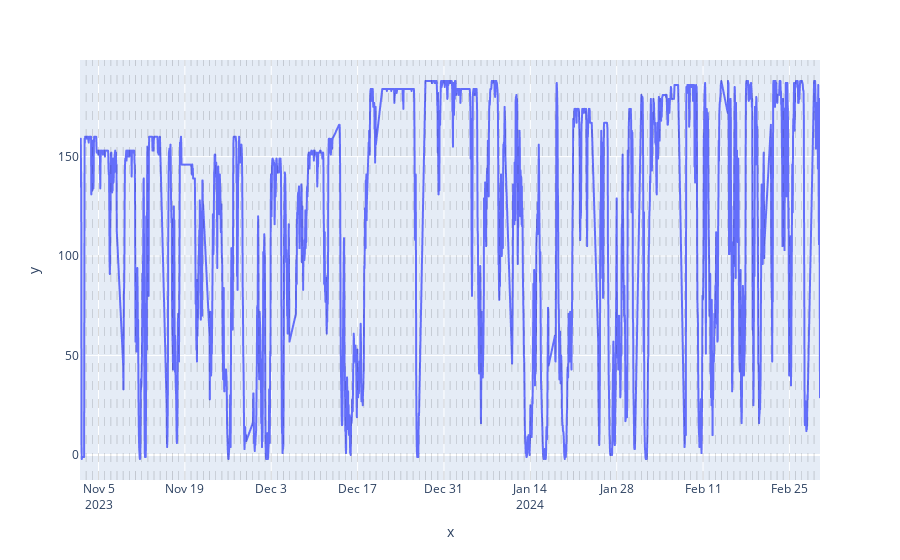

Notebook cell for this chart:
### Code cell
# Test the inverse transform method

# Call the inverse transform method
gen_df_undiff_2 = stationarizer.inverse_transform(gen_df_diff_2)

# Plot the result
plot_time_serie(gen_df_undiff_2,
                "",
                "value",
                dt_index = True)

### Figure 1 — Plotly figure (JSON) as saved in the notebook; plotly's stock layout.template omitted (floating-point values rounded to 4 significant figures; data arrays with more than 128 entries replaced by an {"elided": "..."} marker saying what was removed)
{"data": [{"hovertemplate": "x=%{x}<br>y=%{y}<extra></extra>", "legendgroup": "", "line": {"color": "#636efa", "dash": "solid"}, "marker": {"symbol": "circle"}, "mode": "lines", "name": "", "showlegend": false, "type": "scattergl", "x": {"elided": "2880 str values"}, "xaxis": "x", "y": {"elided": "2880 float values"}, "yaxis": "y"}], "layout": {"legend": {"tracegroupgap": 0}, "margin": {"t": 60}, "shapes": [{"line": {"color": "black", "dash": "dash", "width": 0.5}, "opacity": 0.3, "type": "line", "x0": "2023-11-03T00:00:00", "x1": "2023-11-03T00:00:00", "xref": "x", "y0": 0, "y1": 1, "yref": "y domain"}, {"line": {"color": "black", "dash": "dash", "width": 0.5}, "opacity": 0.3, "type": "line", "x0": "2023-11-04T00:00:00", "x1": "2023-11-04T00:00:00", "xref": "x", "y0": 0, "y1": 1, "yref": "y domain"}, {"line": {"color": "black", "dash": "dash", "width": 0.5}, "opacity": 0.3, "type": "line", "x0": "2023-11-05T00:00:00", "x1": "2023-11-05T00:00:00", "xref": "x", "y0": 0, "y1": 1, "yref": "y domain"}, {"line": {"color": "black", "dash": "dash", "width": 0.5}, "opacity": 0.3, "type": "line", "x0": "2023-11-06T00:00:00", "x1": "2023-11-06T00:00:00", "xref": "x", "y0": 0, "y1": 1, "yref": "y domain"}, {"line": {"color": "black", "dash": "dash", "width": 0.5}, "opacity": 0.3, "type": "line", "x0": "2023-11-07T00:00:00", "x1": "2023-11-07T00:00:00", "xref": "x", "y0": 0, "y1": 1, "yref": "y domain"}, {"line": {"color": "black", "dash": "dash", "width": 0.5}, "opacity": 0.3, "type": "line", "x0": "2023-11-08T00:00:00", "x1": "2023-11-08T00:00:00", "xref": "x", "y0": 0, "y1": 1, "yref": "y domain"}, {"line": {"color": "black", "dash": "dash", "width": 0.5}, "opacity": 0.3, "type": "line", "x0": "2023-11-09T00:00:00", "x1": "2023-11-09T00:00:00", "xref": "x", "y0": 0, "y1": 1, "yref": "y domain"}, {"line": {"color": "black", "dash": "dash", "width": 0.5}, "opacity": 0.3, "type": "line", "x0": "2023-11-10T00:00:00", "x1": "2023-11-10T00:00:00", "xref": "x", "y0": 0, "y1": 1, "yref": "y domain"}, {"line": {"color": "black", "dash": "dash", "width": 0.5}, "opacity": 0.3, "type": "line", "x0": "2023-11-11T00:00:00", "x1": "2023-11-11T00:00:00", "xref": "x", "y0": 0, "y1": 1, "yref": "y domain"}, {"line": {"color": "black", "dash": "dash", "width": 0.5}, "opacity": 0.3, "type": "line", "x0": "2023-11-12T00:00:00", "x1": "2023-11-12T00:00:00", "xref": "x", "y0": 0, "y1": 1, "yref": "y domain"}, {"line": {"color": "black", "dash": "dash", "width": 0.5}, "opacity": 0.3, "type": "line", "x0": "2023-11-13T00:00:00", "x1": "2023-11-13T00:00:00", "xref": "x", "y0": 0, "y1": 1, "yref": "y domain"}, {"line": {"color": "black", "dash": "dash", "width": 0.5}, "opacity": 0.3, "type": "line", "x0": "2023-11-14T00:00:00", "x1": "2023-11-14T00:00:00", "xref": "x", "y0": 0, "y1": 1, "yref": "y domain"}, {"line": {"color": "black", "dash": "dash", "width": 0.5}, "opacity": 0.3, "type": "line", "x0": "2023-11-15T00:00:00", "x1": "2023-11-15T00:00:00", "xref": "x", "y0": 0, "y1": 1, "yref": "y domain"}, {"line": {"color": "black", "dash": "dash", "width": 0.5}, "opacity": 0.3, "type": "line", "x0": "2023-11-16T00:00:00", "x1": "2023-11-16T00:00:00", "xref": "x", "y0": 0, "y1": 1, "yref": "y domain"}, {"line": {"color": "black", "dash": "dash", "width": 0.5}, "opacity": 0.3, "type": "line", "x0": "2023-11-17T00:00:00", "x1": "2023-11-17T00:00:00", "xref": "x", "y0": 0, "y1": 1, "yref": "y domain"}, {"line": {"color": "black", "dash": "dash", "width": 0.5}, "opacity": 0.3, "type": "line", "x0": "2023-11-18T00:00:00", "x1": "2023-11-18T00:00:00", "xref": "x", "y0": 0, "y1": 1, "yref": "y domain"}, {"line": {"color": "black", "dash": "dash", "width": 0.5}, "opacity": 0.3, "type": "line", "x0": "2023-11-19T00:00:00", "x1": "2023-11-19T00:00:00", "xref": "x", "y0": 0, "y1": 1, "yref": "y domain"}, {"line": {"color": "black", "dash": "dash", "width": 0.5}, "opacity": 0.3, "type": "line", "x0": "2023-11-20T00:00:00", "x1": "2023-11-20T00:00:00", "xref": "x", "y0": 0, "y1": 1, "yref": "y domain"}, {"line": {"color": "black", "dash": "dash", "width": 0.5}, "opacity": 0.3, "type": "line", "x0": "2023-11-21T00:00:00", "x1": "2023-11-21T00:00:00", "xref": "x", "y0": 0, "y1": 1, "yref": "y domain"}, {"line": {"color": "black", "dash": "dash", "width": 0.5}, "opacity": 0.3, "type": "line", "x0": "2023-11-22T00:00:00", "x1": "2023-11-22T00:00:00", "xref": "x", "y0": 0, "y1": 1, "yref": "y domain"}, {"line": {"color": "black", "dash": "dash", "width": 0.5}, "opacity": 0.3, "type": "line", "x0": "2023-11-23T00:00:00", "x1": "2023-11-23T00:00:00", "xref": "x", "y0": 0, "y1": 1, "yref": "y domain"}, {"line": {"color": "black", "dash": "dash", "width": 0.5}, "opacity": 0.3, "type": "line", "x0": "2023-11-24T00:00:00", "x1": "2023-11-24T00:00:00", "xref": "x", "y0": 0, "y1": 1, "yref": "y domain"}, {"line": {"color": "black", "dash": "dash", "width": 0.5}, "opacity": 0.3, "type": "line", "x0": "2023-11-25T00:00:00", "x1": "2023-11-25T00:00:00", "xref": "x", "y0": 0, "y1": 1, "yref": "y domain"}, {"line": {"color": "black", "dash": "dash", "width": 0.5}, "opacity": 0.3, "type": "line", "x0": "2023-11-26T00:00:00", "x1": "2023-11-26T00:00:00", "xref": "x", "y0": 0, "y1": 1, "yref": "y domain"}, {"line": {"color": "black", "dash": "dash", "width": 0.5}, "opacity": 0.3, "type": "line", "x0": "2023-11-27T00:00:00", "x1": "2023-11-27T00:00:00", "xref": "x", "y0": 0, "y1": 1, "yref": "y domain"}, {"line": {"color": "black", "dash": "dash", "width": 0.5}, "opacity": 0.3, "type": "line", "x0": "2023-11-28T00:00:00", "x1": "2023-11-28T00:00:00", "xref": "x", "y0": 0, "y1": 1, "yref": "y domain"}, {"line": {"color": "black", "dash": "dash", "width": 0.5}, "opacity": 0.3, "type": "line", "x0": "2023-11-29T00:00:00", "x1": "2023-11-29T00:00:00", "xref": "x", "y0": 0, "y1": 1, "yref": "y domain"}, {"line": {"color": "black", "dash": "dash", "width": 0.5}, "opacity": 0.3, "type": "line", "x0": "2023-11-30T00:00:00", "x1": "2023-11-30T00:00:00", "xref": "x", "y0": 0, "y1": 1, "yref": "y domain"}, {"line": {"color": "black", "dash": "dash", "width": 0.5}, "opacity": 0.3, "type": "line", "x0": "2023-12-01T00:00:00", "x1": "2023-12-01T00:00:00", "xref": "x", "y0": 0, "y1": 1, "yref": "y domain"}, {"line": {"color": "black", "dash": "dash", "width": 0.5}, "opacity": 0.3, "type": "line", "x0": "2023-12-02T00:00:00", "x1": "2023-12-02T00:00:00", "xref": "x", "y0": 0, "y1": 1, "yref": "y domain"}, {"line": {"color": "black", "dash": "dash", "width": 0.5}, "opacity": 0.3, "type": "line", "x0": "2023-12-03T00:00:00", "x1": "2023-12-03T00:00:00", "xref": "x", "y0": 0, "y1": 1, "yref": "y domain"}, {"line": {"color": "black", "dash": "dash", "width": 0.5}, "opacity": 0.3, "type": "line", "x0": "2023-12-04T00:00:00", "x1": "2023-12-04T00:00:00", "xref": "x", "y0": 0, "y1": 1, "yref": "y domain"}, {"line": {"color": "black", "dash": "dash", "width": 0.5}, "opacity": 0.3, "type": "line", "x0": "2023-12-05T00:00:00", "x1": "2023-12-05T00:00:00", "xref": "x", "y0": 0, "y1": 1, "yref": "y domain"}, {"line": {"color": "black", "dash": "dash", "width": 0.5}, "opacity": 0.3, "type": "line", "x0": "2023-12-06T00:00:00", "x1": "2023-12-06T00:00:00", "xref": "x", "y0": 0, "y1": 1, "yref": "y domain"}, {"line": {"color": "black", "dash": "dash", "width": 0.5}, "opacity": 0.3, "type": "line", "x0": "2023-12-07T00:00:00", "x1": "2023-12-07T00:00:00", "xref": "x", "y0": 0, "y1": 1, "yref": "y domain"}, {"line": {"color": "black", "dash": "dash", "width": 0.5}, "opacity": 0.3, "type": "line", "x0": "2023-12-08T00:00:00", "x1": "2023-12-08T00:00:00", "xref": "x", "y0": 0, "y1": 1, "yref": "y domain"}, {"line": {"color": "black", "dash": "dash", "width": 0.5}, "opacity": 0.3, "type": "line", "x0": "2023-12-09T00:00:00", "x1": "2023-12-09T00:00:00", "xref": "x", "y0": 0, "y1": 1, "yref": "y domain"}, {"line": {"color": "black", "dash": "dash", "width": 0.5}, "opacity": 0.3, "type": "line", "x0": "2023-12-10T00:00:00", "x1": "2023-12-10T00:00:00", "xref": "x", "y0": 0, "y1": 1, "yref": "y domain"}, {"line": {"color": "black", "dash": "dash", "width": 0.5}, "opacity": 0.3, "type": "line", "x0": "2023-12-11T00:00:00", "x1": "2023-12-11T00:00:00", "xref": "x", "y0": 0, "y1": 1, "yref": "y domain"}, {"line": {"color": "black", "dash": "dash", "width": 0.5}, "opacity": 0.3, "type": "line", "x0": "2023-12-12T00:00:00", "x1": "2023-12-12T00:00:00", "xref": "x", "y0": 0, "y1": 1, "yref": "y domain"}, {"line": {"color": "black", "dash": "dash", "width": 0.5}, "opacity": 0.3, "type": "line", "x0": "2023-12-13T00:00:00", "x1": "2023-12-13T00:00:00", "xref": "x", "y0": 0, "y1": 1, "yref": "y domain"}, {"line": {"color": "black", "dash": "dash", "width": 0.5}, "opacity": 0.3, "type": "line", "x0": "2023-12-14T00:00:00", "x1": "2023-12-14T00:00:00", "xref": "x", "y0": 0, "y1": 1, "yref": "y domain"}, {"line": {"color": "black", "dash": "dash", "width": 0.5}, "opacity": 0.3, "type": "line", "x0": "2023-12-15T00:00:00", "x1": "2023-12-15T00:00:00", "xref": "x", "y0": 0, "y1": 1, "yref": "y domain"}, {"line": {"color": "black", "dash": "dash", "width": 0.5}, "opacity": 0.3, "type": "line", "x0": "2023-12-16T00:00:00", "x1": "2023-12-16T00:00:00", "xref": "x", "y0": 0, "y1": 1, "yref": "y domain"}, {"line": {"color": "black", "dash": "dash", "width": 0.5}, "opacity": 0.3, "type": "line", "x0": "2023-12-17T00:00:00", "x1": "2023-12-17T00:00:00", "xref": "x", "y0": 0, "y1": 1, "yref": "y domain"}, {"line": {"color": "black", "dash": "dash", "width": 0.5}, "opacity": 0.3, "type": "line", "x0": "2023-12-18T00:00:00", "x1": "2023-12-18T00:00:00", "xref": "x", "y0": 0, "y1": 1, "yref": "y domain"}, {"line": {"color": "black", "dash": "dash", "width": 0.5}, "opacity": 0.3, "type": "line", "x0": "2023-12-19T00:00:00", "x1": "2023-12-19T00:00:00", "xref": "x", "y0": 0, "y1": 1, "yref": "y domain"}, {"line": {"color": "black", "dash": "dash", "width": 0.5}, "opacity": 0.3, "type": "line", "x0": "2023-12-20T00:00:00", "x1": "2023-12-20T00:00:00", "xref": "x", "y0": 0, "y1": 1, "yref": "y domain"}, {"line": {"color": "black", "dash": "dash", "width": 0.5}, "opacity": 0.3, "type": "line", "x0": "2023-12-21T00:00:00", "x1": "2023-12-21T00:00:00", "xref": "x", "y0": 0, "y1": 1, "yref": "y domain"}, {"line": {"color": "black", "dash": "dash", "width": 0.5}, "opacity": 0.3, "type": "line", "x0": "2023-12-22T00:00:00", "x1": "2023-12-22T00:00:00", "xref": "x", "y0": 0, "y1": 1, "yref": "y domain"}, {"line": {"color": "black", "dash": "dash", "width": 0.5}, "opacity": 0.3, "type": "line", "x0": "2023-12-23T00:00:00", "x1": "2023-12-23T00:00:00", "xref": "x", "y0": 0, "y1": 1, "yref": "y domain"}, {"line": {"color": "black", "dash": "dash", "width": 0.5}, "opacity": 0.3, "type": "line", "x0": "2023-12-24T00:00:00", "x1": "2023-12-24T00:00:00", "xref": "x", "y0": 0, "y1": 1, "yref": "y domain"}, {"line": {"color": "black", "dash": "dash", "width": 0.5}, "opacity": 0.3, "type": "line", "x0": "2023-12-25T00:00:00", "x1": "2023-12-25T00:00:00", "xref": "x", "y0": 0, "y1": 1, "yref": "y domain"}, {"line": {"color": "black", "dash": "dash", "width": 0.5}, "opacity": 0.3, "type": "line", "x0": "2023-12-26T00:00:00", "x1": "2023-12-26T00:00:00", "xref": "x", "y0": 0, "y1": 1, "yref": "y domain"}, {"line": {"color": "black", "dash": "dash", "width": 0.5}, "opacity": 0.3, "type": "line", "x0": "2023-12-27T00:00:00", "x1": "2023-12-27T00:00:00", "xref": "x", "y0": 0, "y1": 1, "yref": "y domain"}, {"line": {"color": "black", "dash": "dash", "width": 0.5}, "opacity": 0.3, "type": "line", "x0": "2023-12-28T00:00:00", "x1": "2023-12-28T00:00:00", "xref": "x", "y0": 0, "y1": 1, "yref": "y domain"}, {"line": {"color": "black", "dash": "dash", "width": 0.5}, "opacity": 0.3, "type": "line", "x0": "2023-12-29T00:00:00", "x1": "2023-12-29T00:00:00", "xref": "x", "y0": 0, "y1": 1, "yref": "y domain"}, {"line": {"color": "black", "dash": "dash", "width": 0.5}, "opacity": 0.3, "type": "line", "x0": "2023-12-30T00:00:00", "x1": "2023-12-30T00:00:00", "xref": "x", "y0": 0, "y1": 1, "yref": "y domain"}, {"line": {"color": "black", "dash": "dash", "width": 0.5}, "opacity": 0.3, "type": "line", "x0": "2023-12-31T00:00:00", "x1": "2023-12-31T00:00:00", "xref": "x", "y0": 0, "y1": 1, "yref": "y domain"}, {"line": {"color": "black", "dash": "dash", "width": 0.5}, "opacity": 0.3, "type": "line", "x0": "2024-01-01T00:00:00", "x1": "2024-01-01T00:00:00", "xref": "x", "y0": 0, "y1": 1, "yref": "y domain"}, {"line": {"color": "black", "dash": "dash", "width": 0.5}, "opacity": 0.3, "type": "line", "x0": "2024-01-02T00:00:00", "x1": "2024-01-02T00:00:00", "xref": "x", "y0": 0, "y1": 1, "yref": "y domain"}, {"line": {"color": "black", "dash": "dash", "width": 0.5}, "opacity": 0.3, "type": "line", "x0": "2024-01-03T00:00:00", "x1": "2024-01-03T00:00:00", "xref": "x", "y0": 0, "y1": 1, "yref": "y domain"}, {"line": {"color": "black", "dash": "dash", "width": 0.5}, "opacity": 0.3, "type": "line", "x0": "2024-01-04T00:00:00", "x1": "2024-01-04T00:00:00", "xref": "x", "y0": 0, "y1": 1, "yref": "y domain"}, {"line": {"color": "black", "dash": "dash", "width": 0.5}, "opacity": 0.3, "type": "line", "x0": "2024-01-05T00:00:00", "x1": "2024-01-05T00:00:00", "xref": "x", "y0": 0, "y1": 1, "yref": "y domain"}, {"line": {"color": "black", "dash": "dash", "width": 0.5}, "opacity": 0.3, "type": "line", "x0": "2024-01-06T00:00:00", "x1": "2024-01-06T00:00:00", "xref": "x", "y0": 0, "y1": 1, "yref": "y domain"}, {"line": {"color": "black", "dash": "dash", "width": 0.5}, "opacity": 0.3, "type": "line", "x0": "2024-01-07T00:00:00", "x1": "2024-01-07T00:00:00", "xref": "x", "y0": 0, "y1": 1, "yref": "y domain"}, {"line": {"color": "black", "dash": "dash", "width": 0.5}, "opacity": 0.3, "type": "line", "x0": "2024-01-08T00:00:00", "x1": "2024-01-08T00:00:00", "xref": "x", "y0": 0, "y1": 1, "yref": "y domain"}, {"line": {"color": "black", "dash": "dash", "width": 0.5}, "opacity": 0.3, "type": "line", "x0": "2024-01-09T00:00:00", "x1": "2024-01-09T00:00:00", "xref": "x", "y0": 0, "y1": 1, "yref": "y domain"}, {"line": {"color": "black", "dash": "dash", "width": 0.5}, "opacity": 0.3, "type": "line", "x0": "2024-01-10T00:00:00", "x1": "2024-01-10T00:00:00", "xref": "x", "y0": 0, "y1": 1, "yref": "y domain"}, {"line": {"color": "black", "dash": "dash", "width": 0.5}, "opacity": 0.3, "type": "line", "x0": "2024-01-11T00:00:00", "x1": "2024-01-11T00:00:00", "xref": "x", "y0": 0, "y1": 1, "yref": "y domain"}, {"line": {"color": "black", "dash": "dash", "width": 0.5}, "opacity": 0.3, "type": "line", "x0": "2024-01-12T00:00:00", "x1": "2024-01-12T00:00:00", "xref": "x", "y0": 0, "y1": 1, "yref": "y domain"}, {"line": {"color": "black", "dash": "dash", "width": 0.5}, "opacity": 0.3, "type": "line", "x0": "2024-01-13T00:00:00", "x1": "2024-01-13T00:00:00", "xref": "x", "y0": 0, "y1": 1, "yref": "y domain"}, {"line": {"color": "black", "dash": "dash", "width": 0.5}, "opacity": 0.3, "type": "line", "x0": "2024-01-14T00:00:00", "x1": "2024-01-14T00:00:00", "xref": "x", "y0": 0, "y1": 1, "yref": "y domain"}, {"line": {"color": "black", "dash": "dash", "width": 0.5}, "opacity": 0.3, "type": "line", "x0": "2024-01-15T00:00:00", "x1": "2024-01-15T00:00:00", "xref": "x", "y0": 0, "y1": 1, "yref": "y domain"}, {"line": {"color": "black", "dash": "dash", "width": 0.5}, "opacity": 0.3, "type": "line", "x0": "2024-01-16T00:00:00", "x1": "2024-01-16T00:00:00", "xref": "x", "y0": 0, "y1": 1, "yref": "y domain"}, {"line": {"color": "black", "dash": "dash", "width": 0.5}, "opacity": 0.3, "type": "line", "x0": "2024-01-17T00:00:00", "x1": "2024-01-17T00:00:00", "xref": "x", "y0": 0, "y1": 1, "yref": "y domain"}, {"line": {"color": "black", "dash": "dash", "width": 0.5}, "opacity": 0.3, "type": "line", "x0": "2024-01-18T00:00:00", "x1": "2024-01-18T00:00:00", "xref": "x", "y0": 0, "y1": 1, "yref": "y domain"}, {"line": {"color": "black", "dash": "dash", "width": 0.5}, "opacity": 0.3, "type": "line", "x0": "2024-01-19T00:00:00", "x1": "2024-01-19T00:00:00", "xref": "x", "y0": 0, "y1": 1, "yref": "y domain"}, {"line": {"color": "black", "dash": "dash", "width": 0.5}, "opacity": 0.3, "type": "line", "x0": "2024-01-20T00:00:00", "x1": "2024-01-20T00:00:00", "xref": "x", "y0": 0, "y1": 1, "yref": "y domain"}, {"line": {"color": "black", "dash": "dash", "width": 0.5}, "opacity": 0.3, "type": "line", "x0": "2024-01-21T00:00:00", "x1": "2024-01-21T00:00:00", "xref": "x", "y0": 0, "y1": 1, "yref": "y domain"}, {"line": {"color": "black", "dash": "dash", "width": 0.5}, "opacity": 0.3, "type": "line", "x0": "2024-01-22T00:00:00", "x1": "2024-01-22T00:00:00", "xref": "x", "y0": 0, "y1": 1, "yref": "y domain"}, {"line": {"color": "black", "dash": "dash", "width": 0.5}, "opacity": 0.3, "type": "line", "x0": "2024-01-23T00:00:00", "x1": "2024-01-23T00:00:00", "xref": "x", "y0": 0, "y1": 1, "yref": "y domain"}, {"line": {"color": "black", "dash": "dash", "width": 0.5}, "opacity": 0.3, "type": "line", "x0": "2024-01-24T00:00:00", "x1": "2024-01-24T00:00:00", "xref": "x", "y0": 0, "y1": 1, "yref": "y domain"}, {"line": {"color": "black", "dash": "dash", "width": 0.5}, "opacity": 0.3, "type": "line", "x0": "2024-01-25T00:00:00", "x1": "2024-01-25T00:00:00", "xref": "x", "y0": 0, "y1": 1, "yref": "y domain"}, {"line": {"color": "black", "dash": "dash", "width": 0.5}, "opacity": 0.3, "type": "line", "x0": "2024-01-26T00:00:00", "x1": "2024-01-26T00:00:00", "xref": "x", "y0": 0, "y1": 1, "yref": "y domain"}, {"line": {"color": "black", "dash": "dash", "width": 0.5}, "opacity": 0.3, "type": "line", "x0": "2024-01-27T00:00:00", "x1": "2024-01-27T00:00:00", "xref": "x", "y0": 0, "y1": 1, "yref": "y domain"}, {"line": {"color": "black", "dash": "dash", "width": 0.5}, "opacity": 0.3, "type": "line", "x0": "2024-01-28T00:00:00", "x1": "2024-01-28T00:00:00", "xref": "x", "y0": 0, "y1": 1, "yref": "y domain"}, {"line": {"color": "black", "dash": "dash", "width": 0.5}, "opacity": 0.3, "type": "line", "x0": "2024-01-29T00:00:00", "x1": "2024-01-29T00:00:00", "xref": "x", "y0": 0, "y1": 1, "yref": "y domain"}, {"line": {"color": "black", "dash": "dash", "width": 0.5}, "opacity": 0.3, "type": "line", "x0": "2024-01-30T00:00:00", "x1": "2024-01-30T00:00:00", "xref": "x", "y0": 0, "y1": 1, "yref": "y domain"}, {"line": {"color": "black", "dash": "dash", "width": 0.5}, "opacity": 0.3, "type": "line", "x0": "2024-01-31T00:00:00", "x1": "2024-01-31T00:00:00", "xref": "x", "y0": 0, "y1": 1, "yref": "y domain"}, {"line": {"color": "black", "dash": "dash", "width": 0.5}, "opacity": 0.3, "type": "line", "x0": "2024-02-01T00:00:00", "x1": "2024-02-01T00:00:00", "xref": "x", "y0": 0, "y1": 1, "yref": "y domain"}, {"line": {"color": "black", "dash": "dash", "width": 0.5}, "opacity": 0.3, "type": "line", "x0": "2024-02-02T00:00:00", "x1": "2024-02-02T00:00:00", "xref": "x", "y0": 0, "y1": 1, "yref": "y domain"}, {"line": {"color": "black", "dash": "dash", "width": 0.5}, "opacity": 0.3, "type": "line", "x0": "2024-02-03T00:00:00", "x1": "2024-02-03T00:00:00", "xref": "x", "y0": 0, "y1": 1, "yref": "y domain"}, {"line": {"color": "black", "dash": "dash", "width": 0.5}, "opacity": 0.3, "type": "line", "x0": "2024-02-04T00:00:00", "x1": "2024-02-04T00:00:00", "xref": "x", "y0": 0, "y1": 1, "yref": "y domain"}, {"line": {"color": "black", "dash": "dash", "width": 0.5}, "opacity": 0.3, "type": "line", "x0": "2024-02-05T00:00:00", "x1": "2024-02-05T00:00:00", "xref": "x", "y0": 0, "y1": 1, "yref": "y domain"}, {"line": {"color": "black", "dash": "dash", "width": 0.5}, "opacity": 0.3, "type": "line", "x0": "2024-02-06T00:00:00", "x1": "2024-02-06T00:00:00", "xref": "x", "y0": 0, "y1": 1, "yref": "y domain"}, {"line": {"color": "black", "dash": "dash", "width": 0.5}, "opacity": 0.3, "type": "line", "x0": "2024-02-07T00:00:00", "x1": "2024-02-07T00:00:00", "xref": "x", "y0": 0, "y1": 1, "yref": "y domain"}, {"line": {"color": "black", "dash": "dash", "width": 0.5}, "opacity": 0.3, "type": "line", "x0": "2024-02-08T00:00:00", "x1": "2024-02-08T00:00:00", "xref": "x", "y0": 0, "y1": 1, "yref": "y domain"}, {"line": {"color": "black", "dash": "dash", "width": 0.5}, "opacity": 0.3, "type": "line", "x0": "2024-02-09T00:00:00", "x1": "2024-02-09T00:00:00", "xref": "x", "y0": 0, "y1": 1, "yref": "y domain"}, {"line": {"color": "black", "dash": "dash", "width": 0.5}, "opacity": 0.3, "type": "line", "x0": "2024-02-10T00:00:00", "x1": "2024-02-10T00:00:00", "xref": "x", "y0": 0, "y1": 1, "yref": "y domain"}, {"line": {"color": "black", "dash": "dash", "width": 0.5}, "opacity": 0.3, "type": "line", "x0": "2024-02-11T00:00:00", "x1": "2024-02-11T00:00:00", "xref": "x", "y0": 0, "y1": 1, "yref": "y domain"}, {"line": {"color": "black", "dash": "dash", "width": 0.5}, "opacity": 0.3, "type": "line", "x0": "2024-02-12T00:00:00", "x1": "2024-02-12T00:00:00", "xref": "x", "y0": 0, "y1": 1, "yref": "y domain"}, {"line": {"color": "black", "dash": "dash", "width": 0.5}, "opacity": 0.3, "type": "line", "x0": "2024-02-13T00:00:00", "x1": "2024-02-13T00:00:00", "xref": "x", "y0": 0, "y1": 1, "yref": "y domain"}, {"line": {"color": "black", "dash": "dash", "width": 0.5}, "opacity": 0.3, "type": "line", "x0": "2024-02-14T00:00:00", "x1": "2024-02-14T00:00:00", "xref": "x", "y0": 0, "y1": 1, "yref": "y domain"}, {"line": {"color": "black", "dash": "dash", "width": 0.5}, "opacity": 0.3, "type": "line", "x0": "2024-02-15T00:00:00", "x1": "2024-02-15T00:00:00", "xref": "x", "y0": 0, "y1": 1, "yref": "y domain"}, {"line": {"color": "black", "dash": "dash", "width": 0.5}, "opacity": 0.3, "type": "line", "x0": "2024-02-16T00:00:00", "x1": "2024-02-16T00:00:00", "xref": "x", "y0": 0, "y1": 1, "yref": "y domain"}, {"line": {"color": "black", "dash": "dash", "width": 0.5}, "opacity": 0.3, "type": "line", "x0": "2024-02-17T00:00:00", "x1": "2024-02-17T00:00:00", "xref": "x", "y0": 0, "y1": 1, "yref": "y domain"}, {"line": {"color": "black", "dash": "dash", "width": 0.5}, "opacity": 0.3, "type": "line", "x0": "2024-02-18T00:00:00", "x1": "2024-02-18T00:00:00", "xref": "x", "y0": 0, "y1": 1, "yref": "y domain"}, {"line": {"color": "black", "dash": "dash", "width": 0.5}, "opacity": 0.3, "type": "line", "x0": "2024-02-19T00:00:00", "x1": "2024-02-19T00:00:00", "xref": "x", "y0": 0, "y1": 1, "yref": "y domain"}, {"line": {"color": "black", "dash": "dash", "width": 0.5}, "opacity": 0.3, "type": "line", "x0": "2024-02-20T00:00:00", "x1": "2024-02-20T00:00:00", "xref": "x", "y0": 0, "y1": 1, "yref": "y domain"}, {"line": {"color": "black", "dash": "dash", "width": 0.5}, "opacity": 0.3, "type": "line", "x0": "2024-02-21T00:00:00", "x1": "2024-02-21T00:00:00", "xref": "x", "y0": 0, "y1": 1, "yref": "y domain"}, {"line": {"color": "black", "dash": "dash", "width": 0.5}, "opacity": 0.3, "type": "line", "x0": "2024-02-22T00:00:00", "x1": "2024-02-22T00:00:00", "xref": "x", "y0": 0, "y1": 1, "yref": "y domain"}, {"line": {"color": "black", "dash": "dash", "width": 0.5}, "opacity": 0.3, "type": "line", "x0": "2024-02-23T00:00:00", "x1": "2024-02-23T00:00:00", "xref": "x", "y0": 0, "y1": 1, "yref": "y domain"}, {"line": {"color": "black", "dash": "dash", "width": 0.5}, "opacity": 0.3, "type": "line", "x0": "2024-02-24T00:00:00", "x1": "2024-02-24T00:00:00", "xref": "x", "y0": 0, "y1": 1, "yref": "y domain"}, {"line": {"color": "black", "dash": "dash", "width": 0.5}, "opacity": 0.3, "type": "line", "x0": "2024-02-25T00:00:00", "x1": "2024-02-25T00:00:00", "xref": "x", "y0": 0, "y1": 1, "yref": "y domain"}, {"line": {"color": "black", "dash": "dash", "width": 0.5}, "opacity": 0.3, "type": "line", "x0": "2024-02-26T00:00:00", "x1": "2024-02-26T00:00:00", "xref": "x", "y0": 0, "y1": 1, "yref": "y domain"}, {"line": {"color": "black", "dash": "dash", "width": 0.5}, "opacity": 0.3, "type": "line", "x0": "2024-02-27T00:00:00", "x1": "2024-02-27T00:00:00", "xref": "x", "y0": 0, "y1": 1, "yref": "y domain"}, {"line": {"color": "black", "dash": "dash", "width": 0.5}, "opacity": 0.3, "type": "line", "x0": "2024-02-28T00:00:00", "x1": "2024-02-28T00:00:00", "xref": "x", "y0": 0, "y1": 1, "yref": "y domain"}, {"line": {"color": "black", "dash": "dash", "width": 0.5}, "opacity": 0.3, "type": "line", "x0": "2024-02-29T00:00:00", "x1": "2024-02-29T00:00:00", "xref": "x", "y0": 0, "y1": 1, "yref": "y domain"}], "xaxis": {"anchor": "y", "domain": [0, 1], "title": {"text": "x"}}, "yaxis": {"anchor": "x", "domain": [0, 1], "title": {"text": "y"}}}}
